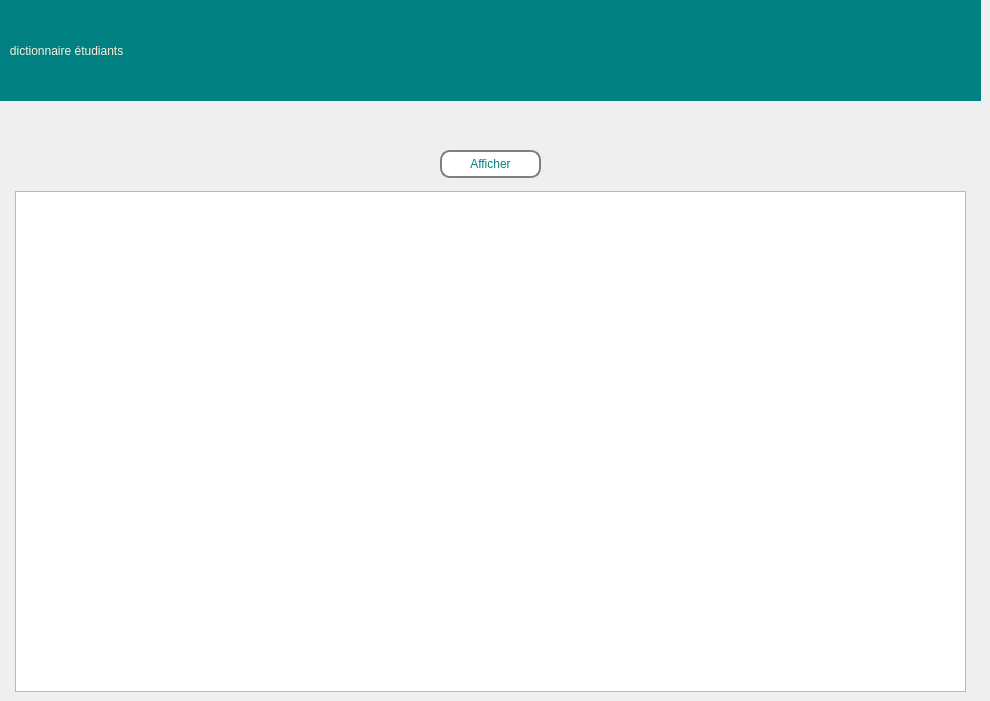
    <widget class="QWidget" name="page_afficher_etudiants">
     <widget class="QPushButton" name="affiche_dictionnaire">
      <property name="geometry">
       <rect>
        <x>440</x>
        <y>150</y>
        <width>101</width>
        <height>28</height>
       </rect>
      </property>
      <property name="styleSheet">
       <string notr="true">border: 2px solid gray;
font: 63 9pt &quot;Segoe UI Variable Display Semib&quot;;
  border-radius: 10px;
  padding: 0 8px;
  
color: rgb(0, 128, 128);
background-color: rgb(255, 255, 255);</string>
      </property>
      <property name="text">
       <string>Afficher</string>
      </property>
     </widget>
     <widget class="QLabel" name="label_177">
      <property name="geometry">
       <rect>
        <x>0</x>
        <y>0</y>
        <width>981</width>
        <height>101</height>
       </rect>
      </property>
      <property name="toolTip">
       <string>&lt;html&gt;&lt;head/&gt;&lt;body&gt;&lt;p align=&quot;center&quot;&gt;&lt;br/&gt;&lt;/p&gt;&lt;/body&gt;&lt;/html&gt;</string>
      </property>
      <property name="styleSheet">
       <string notr="true">color: rgb(253, 239, 220);background-color: rgb(0, 128, 128);
font: 75 16pt &quot;Rockwell&quot;;
</string>
      </property>
      <property name="text">
       <string>   dictionnaire étudiants</string>
      </property>
     </widget>
     <widget class="QTableWidget" name="tableWidget_etudiants">
      <property name="geometry">
       <rect>
        <x>15</x>
        <y>191</y>
        <width>951</width>
        <height>501</height>
       </rect>
      </property>
     </widget>
    </widget>
